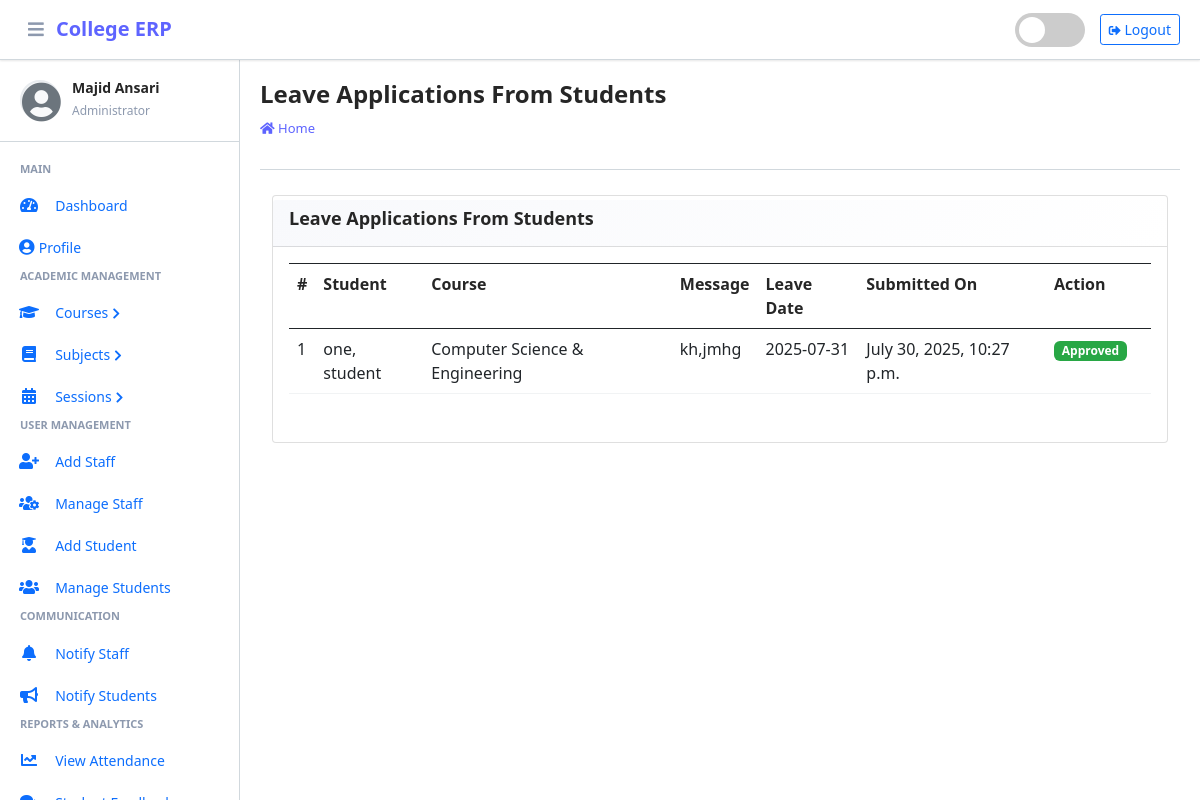
The page /student/view/leave/ (signed in) on the database its author committed.
### main_app/models.py (models this page shows, shortened)
class CustomUser(AbstractUser):
    USER_TYPE = ((1, "HOD"), (2, "Staff"), (3, "Student"))
    GENDER = [("M", "Male"), ("F", "Female")]
    username = None  # Removed username, using email instead
    email = models.EmailField(unique=True)
    user_type = models.CharField(default=1, choices=USER_TYPE, max_length=1)
    gender = models.CharField(max_length=1, choices=GENDER)
    profile_pic = models.ImageField()
    address = models.TextField()
    fcm_token = models.TextField(default="")  # For firebase notifications
    created_at = models.DateTimeField(auto_now_add=True)
    updated_at = models.DateTimeField(auto_now=True)
    USERNAME_FIELD = "email"
    REQUIRED_FIELDS = []
    objects = CustomUserManager()

class LeaveReportStudent(models.Model):
    student = models.ForeignKey(Student, on_delete=models.CASCADE)
    date = models.CharField(max_length=60)
    message = models.TextField()
    status = models.SmallIntegerField(default=0)
    created_at = models.DateTimeField(auto_now_add=True)
    updated_at = models.DateTimeField(auto_now=True)

class Student(models.Model):
    admin = models.OneToOneField(CustomUser, on_delete=models.CASCADE)
    course = models.ForeignKey(Course, on_delete=models.DO_NOTHING, null=True, blank=False)
    session = models.ForeignKey(Session, on_delete=models.DO_NOTHING, null=True)
    def __str__(self):
        return self.admin.last_name + ", " + self.admin.first_name

class Course(models.Model):
    name = models.CharField(max_length=120)
    created_at = models.DateTimeField(auto_now_add=True)
    updated_at = models.DateTimeField(auto_now=True)
    def __str__(self):
        return self.name

### main_app/hod_views.py (the view, shortened to what this page needs)
# urls.py: path("student/view/leave/", hod_views.view_student_leave,
@csrf_exempt
def view_student_leave(request):
    if request.method != 'POST':
        allLeave = LeaveReportStudent.objects.all()
        context = {
            'allLeave': allLeave,
            'page_title': 'Leave Applications From Students'
        }
        return render(request, "hod_template/student_leave_view.html", context)

### main_app/templates/hod_template/student_leave_view.html (shortened to what this page needs)
{% extends 'main_app/base.html' %}
{% load static %}
{% block page_title %}{{page_title}}{% endblock page_title %}
{% block content %}
<section class="content">
    <div class="container-fluid">
        <div class="row">
            <div class="col-md-12">
                <div class="card card-dark">
                    <div class="card-header">
                        <h3 class="card-title">{{page_title}}</h3>
                    </div>
                    <div class="table card-body" style="overflow-x: auto; overflow-y: auto; max-height: 600px;">
                        <table class="table table-bordered table-hover" style="min-width: 800px;">
                            <tr>
                                <th>#</th>
                                <th>Student</th>
                                <th>Course</th>
                                <th>Message</th>
                                <th>Leave Date</th>
                                <th>Submitted On</th>
                                <th>Action</th>
                            </tr>
                            {% for leave in  allLeave %}
                              <tr>
                                  <td>{{forloop.counter}}</td>
                                  <td>{{leave.student}}</td>
                                  <td>{{leave.student.course}}</td>
                                  <td style="word-wrap: break-word; max-width: 200px; overflow: hidden; text-overflow: ellipsis;">{{leave.message}}</td>
                                  <td>{{leave.date}}</td>
                                  <td>{{leave.created_at}}</td>
                                      {% if leave.status == 0 %}
                                           <td> <button data-bs-toggle="modal" data-bs-target="#reply_modal" value="{{leave.id}}" class="btn btn-success reply_open_modal">Reply</button>
{% elif leave.status == -1 %}
<td><span  class='badge badge-danger'>Rejected</span></td>
{% else %}
<td><span  class='badge badge-success'>Approved</span></td>
                                            <td>{{feedback.updated_at}}</td>
                                      {% endif %}
                              </tr>
                            {% endfor %}
                        </table>
                    </div>
                    </div>
            </div>
        </div>
    </div>
</section>
{% endblock content %}

### main_app/templates/main_app/erpnext_sidebar.html (shortened to what this page needs)
{% load static %}
<div class="sidebar-header">
    <div class="sidebar-user">
        <i class="fas fa-user-circle sidebar-default-avatar" id="default-avatar" style="display: none;"></i>
        <div class="sidebar-user-info">
            <h6>{{ user.get_full_name|default:user.username }}</h6>
            <small>
                {% if user.user_type == '1' %}
                    Administrator
                {% elif user.user_type == '2' %}
                    Staff Member
                {% else %}
                    Student
                {% endif %}
            </small>
        </div>
    </div>
</div>
<div class="nav-section">
    {% if user.user_type == '1' %}
        <h6 class="nav-section-title">Main</h6>
        <div class="nav-item">
            {% url 'admin_home' as admin_home %}
            <a href="{{ admin_home }}" class="nav-link {% if admin_home == request.path %}active{% endif %}">
                <i class="nav-icon fas fa-tachometer-alt"></i>
                <span class="nav-text">Dashboard</span>
            </a>
        </div>
        <div class="nav-item">
            {% url 'admin_view_profile' as admin_view_profile %}
            <a href="{{ admin_view_profile }}" class="nav-link {% if admin_view_profile == request.path %}active{% endif %}">
                <i class="fas fa-user-circle"></i>
                <span class="nav-text">Profile</span>
            </a>
        </div>
        <h6 class="nav-section-title">Academic Management</h6>
        <div class="nav-item has-submenu {% if 'course' in request.path %}open{% endif %}">
            <a href="#" class="nav-link">
                <i class="nav-icon fas fa-graduation-cap"></i>
                <span class="nav-text">Courses</span>
                <i class="nav-arrow fas fa-chevron-right"></i>
            </a>
        </div>
        <div class="nav-item has-submenu {% if 'subject' in request.path %}open{% endif %}">
            <a href="#" class="nav-link">
                <i class="nav-icon fas fa-book"></i>
                <span class="nav-text">Subjects</span>
                <i class="nav-arrow fas fa-chevron-right"></i>
            </a>
        </div>
        <div class="nav-item has-submenu {% if 'session' in request.path %}open{% endif %}">
            <a href="#" class="nav-link">
                <i class="nav-icon fas fa-calendar-alt"></i>
                <span class="nav-text">Sessions</span>
                <i class="nav-arrow fas fa-chevron-right"></i>
            </a>
        </div>
        <h6 class="nav-section-title">User Management</h6>
        <div class="nav-item">
            {% url 'add_staff' as add_staff %}
            <a href="{{ add_staff }}" class="nav-link {% if add_staff == request.path %}active{% endif %}">
                <i class="nav-icon fas fa-user-plus"></i>
                <span class="nav-text">Add Staff</span>
            </a>
        </div>
        <div class="nav-item">
            {% url 'manage_staff' as manage_staff %}
            <a href="{{ manage_staff }}" class="nav-link {% if manage_staff == request.path or 'edit_staff' in request.path %}active{% endif %}">
                <i class="nav-icon fas fa-users-cog"></i>
                <span class="nav-text">Manage Staff</span>
            </a>
        </div>
        <div class="nav-item">
            {% url 'add_student' as add_student %}
            <a href="{{ add_student }}" class="nav-link {% if add_student == request.path %}active{% endif %}">
                <i class="nav-icon fas fa-user-graduate"></i>
                <span class="nav-text">Add Student</span>
            </a>
        </div>
        <div class="nav-item">
            {% url 'manage_student' as manage_student %}
            <a href="{{ manage_student }}" class="nav-link {% if manage_student == request.path or 'edit_student' in request.path %}active{% endif %}">
                <i class="nav-icon fas fa-users"></i>
                <span class="nav-text">Manage Students</span>
            </a>
        </div>
        <h6 class="nav-section-title">Communication</h6>
        <div class="nav-item">
            {% url 'admin_notify_staff' as admin_notify_staff %}
            <a href="{{ admin_notify_staff }}" class="nav-link {% if admin_notify_staff == request.path %}active{% endif %}">
                <i class="nav-icon fas fa-bell"></i>
                <span class="nav-text">Notify Staff</span>
            </a>
        </div>
        <div class="nav-item">
            {% url 'admin_notify_student' as admin_notify_student %}
            <a href="{{ admin_notify_student }}" class="nav-link {% if admin_notify_student == request.path %}active{% endif %}">
                <i class="nav-icon fas fa-bullhorn"></i>
                <span class="nav-text">Notify Students</span>
            </a>
        </div>
        <h6 class="nav-section-title">Reports & Analytics</h6>
        <div class="nav-item">
            {% url 'admin_view_attendance' as admin_view_attendance %}
            <a href="{{ admin_view_attendance }}" class="nav-link {% if admin_view_attendance == request.path %}active{% endif %}">
                <i class="nav-icon fas fa-chart-line"></i>
                <span class="nav-text">View Attendance</span>
            </a>
        </div>
        <div class="nav-item">
            {% url 'student_feedback_message' as student_feedback_message %}
            <a href="{{ student_feedback_message }}" class="nav-link {% if student_feedback_message == request.path %}active{% endif %}">
                <i class="nav-icon fas fa-comments"></i>
                <span class="nav-text">Student Feedback</span>
            </a>
        </div>
    {% endif %}
</div>

### rows shown on the page
CustomUser: get_full_name "Majid Ansari"
LeaveReportStudent: student "one, student", student.course "Computer Science & Engineering", message "kh,jmhg", date "2025-07-31", created_at "July 30, 2025, 10:27 p.m."

### other values the page prints
{{ page_title }} "Leave Applications From Students"
